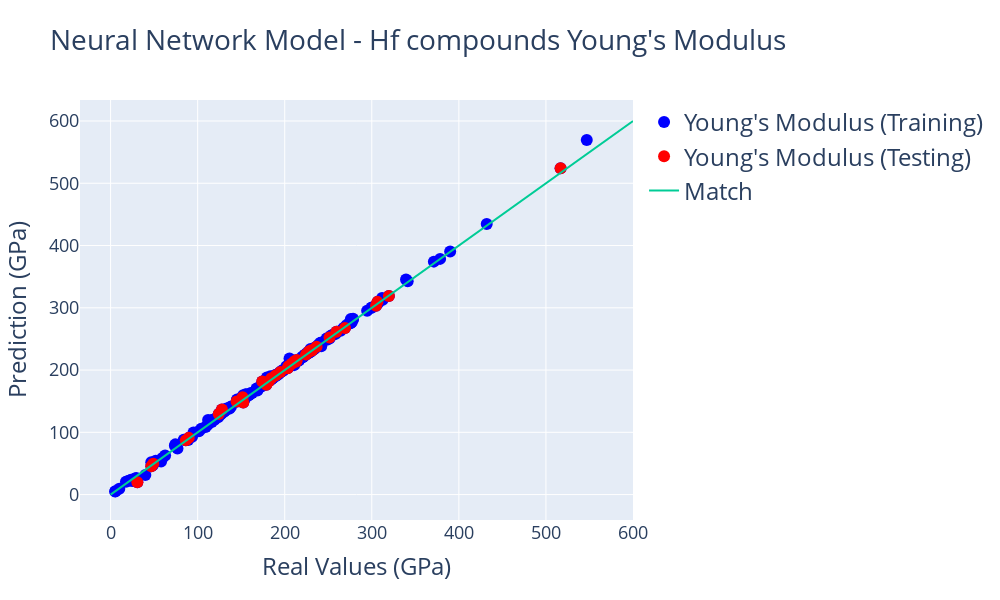

The notebook cell this image was saved under:
### Markdown cell above
### 4. Plotting

The easiest way to see if the model did a good job estimating the Young's Modulus for the Elements is through a plot comparing Real Values with their Predictions. We will use [Plotly](https://plot.ly/python/) to create a plot like that. We covered how to plot in Plotly in the first tutorial of this tool. For values in this plot, the line (x = y) indicates a perfect match and would be the desirable result for the points. As you analyze the plot, you can hover on the points to see the data we obtained in the cell above.

### Code cell
import plotly
import plotly.graph_objs as go
from plotly.offline import iplot

plotly.offline.init_notebook_mode(connected=True)

layout0= go.Layout(title=go.layout.Title(text="Neural Network Model - Hf compounds Young's Modulus", font=dict(size=28)), hovermode= 'closest', width = 1000, height=600, showlegend=True,  # Hovermode establishes the way the labels that appear when you hover are arranged # Establishing a square plot width=height
    xaxis= dict(title=go.layout.xaxis.Title(text='Real Values (GPa)', font=dict(size=24)), zeroline= False, gridwidth= 1, tickfont=dict(size=18)), # Axis Titles. Removing the X-axis Mark. Adding a Grid
    yaxis= dict(title=go.layout.yaxis.Title(text='Prediction (GPa)', font=dict(size=24)), zeroline= False, gridwidth= 1, tickfont=dict(size=18)), # Axis Titles. Removing the Y-axis Mark. Adding a Grid
    legend=dict(font=dict(size=24))) # Adding a legend

trace0 = go.Scatter(x = all_labels, y = predictions, mode = 'markers', marker= dict(size= 12, color= 'blue'), text= elements, name = 'Young\'s Modulus (Training)')
trace1 = go.Scatter(x = test_labels, y = test_predictions, mode = 'markers', marker= dict(size= 12, color= 'red'), text = labeled_elements, name = 'Young\'s Modulus (Testing)')
trace2 = go.Scatter(x = [0,600], y = [0,600], mode = 'lines', name = "Match") # This trace is the line X = Y which would indicate that the Prediction equals the real value

data = [trace0, trace1, trace2]
fig= go.Figure(data, layout=layout0)
iplot(fig)

### Figure 1 — Plotly figure (JSON) as saved in the notebook; plotly's stock layout.template omitted (floating-point values rounded to 4 significant figures; data arrays with more than 128 entries replaced by an {"elided": "..."} marker saying what was removed)
{"data": [{"marker": {"color": "blue", "size": 12}, "mode": "markers", "name": "Young's Modulus (Training)", "text": {"elided": "216 str values"}, "type": "scatter", "x": {"elided": "216 float values"}, "y": {"elided": "216 float values"}}, {"marker": {"color": "red", "size": 12}, "mode": "markers", "name": "Young's Modulus (Testing)", "text": ["HfNbB4", "Hf2SnC", "HfVF6", "HfIN", "HfBrN", "Hf(CoSi)2", "HfMoP", "Ba3Hf2O7", "Ba2HfO4", "HfSiS", "HfGeSe", "HfGeS", "LiHf2Os", "HfAlRh2", "Hf2MoIr", "Hf2CoRe", "Hf2FeIr", "HfAlRu2", "HfPaTc2", "HfGaRh2", "HfMgIr2", "HfTaRe2", "HfScRu2", "HfTaTc2", "HfMgRh2", "Hf2MoRh", "Hf2OsRh", "Hf2MnIr", "TmHfRu2", "LuHfRu2", "Hf2CoTc", "HfZnAu2", "LiHfRh2", "Hf2TcRu", "Hf2ReRh", "HfMgAu2"], "type": "scatter", "x": [516.8, 213.3, 86.46, 30.72, 46.8, 269.2, 304.9, 178.9, 152.4, 224.5, 182.0, 203.4, 144.7, 319.6, 213.8, 228.8, 174.2, 211.2, 124.2, 231.4, 251.5, 306.5, 208, 259.4, 184.6, 204.4, 127.9, 227.9, 189.8, 195, 211.6, 48.96, 151.6, 236.6, 230.6, 89.76], "y": [524.3, 213.7, 87.43, 19.86, 45.45, 267.5, 303.3, 176.6, 148.0, 225.0, 182.4, 202.8, 149.5, 319.1, 216.3, 230.1, 181.7, 214.1, 129.5, 231.4, 252.4, 309.5, 210.3, 261.4, 186.7, 206.0, 136.7, 229.8, 191.7, 197.1, 213.1, 49.59, 156.2, 237.5, 231.7, 91.08]}, {"mode": "lines", "name": "Match", "type": "scatter", "x": [0, 600], "y": [0, 600]}], "layout": {"height": 600, "hovermode": "closest", "legend": {"font": {"size": 24}}, "showlegend": true, "title": {"font": {"size": 28}, "text": "Neural Network Model - Hf compounds Young's Modulus"}, "width": 1000, "xaxis": {"gridwidth": 1, "tickfont": {"size": 18}, "title": {"font": {"size": 24}, "text": "Real Values (GPa)"}, "zeroline": false}, "yaxis": {"gridwidth": 1, "tickfont": {"size": 18}, "title": {"font": {"size": 24}, "text": "Prediction (GPa)"}, "zeroline": false}}}
